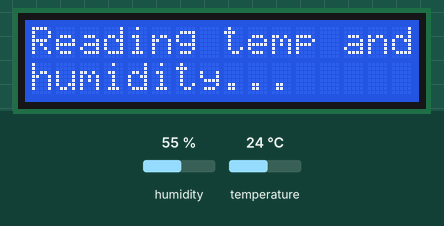
A sketch run on a simulated Arduino Uno, built with avr-gcc and run on an emulated ATmega328P. Parts: 16×2 character LCD. The test bench sets the inputs (shaded band); at power-on: humidity 55 %, temperature 24 °C.

Above: at 1.2 s.
1.3 s: humidity set to 22 %
At 12.8 s:
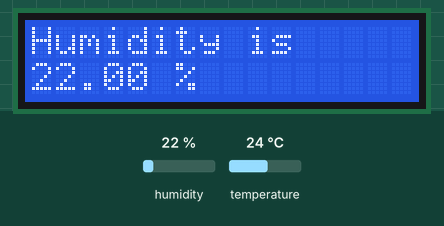
13.6 s: temperature set to 12 °C
At 18.5 s:
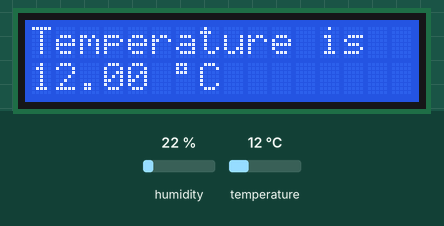
21.6 s: humidity set to 40 %
At 29.0 s:
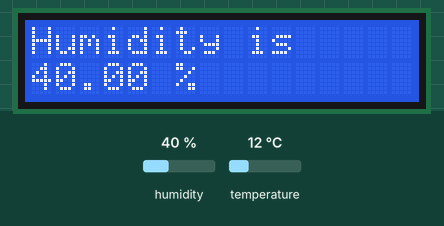
33.7 s: temperature set to 19 °C
At 43.4 s:
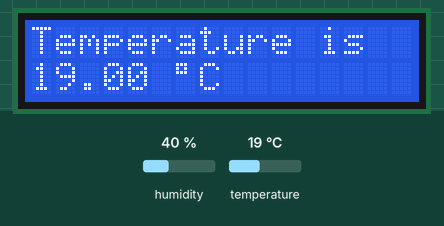
Timing chart, 0 to 44.9 s (numbered marks = the images above; inputs shaded):
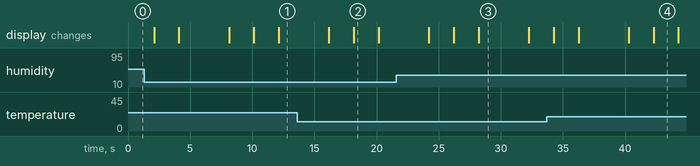

Measured:
- what the display in image 2 shows lasts 2.0 s, from 18.2 s to 20.2 s
- what the display in image 3 shows lasts 4.0 s, from 28.2 s to 32.2 s

The sketch:

dht11_demo.ino
```cpp
#include <dht.h>
#include <LiquidCrystal.h>
#define dht_apin A0 // Analog Pin sensor is connected to
dht DHT;
// initialize the library with the numbers of the interface pins
LiquidCrystal lcd(12, 11, 5, 4, 3, 2);

void setup(){

  //Serial.begin(9600);
  //delay(500);//Delay to let system boot
  //Serial.println("DHT11 Humidity & temperature Sensor\n\n");
  //delay(1000);//Wait before accessing Sensor
  pinMode(A0, INPUT);
  lcd.begin(16, 2);
}//end "setup()"

void loop(){
  //Start of Program
    DHT.read11(dht_apin);
    lcd.setCursor(0,0);
    lcd.print("Reading temp and");
    lcd.setCursor(0,1);
    lcd.print("humidity...");
    delay(2000);
    lcd.clear();
    lcd.setCursor(0, 0);
    lcd.print("Temperature is ");
    lcd.setCursor(0, 1);
    lcd.print(DHT.temperature);
    lcd.print(" \337C");
    delay(2000);
    lcd.clear();
    lcd.setCursor(0, 0);
    lcd.print("Humidity is ");
    lcd.setCursor(0, 1);
    lcd.print(DHT.humidity);
    lcd.print(" %");
  delay(4000);//Wait 3 seconds before accessing sensor again.
}// end loop(
```
